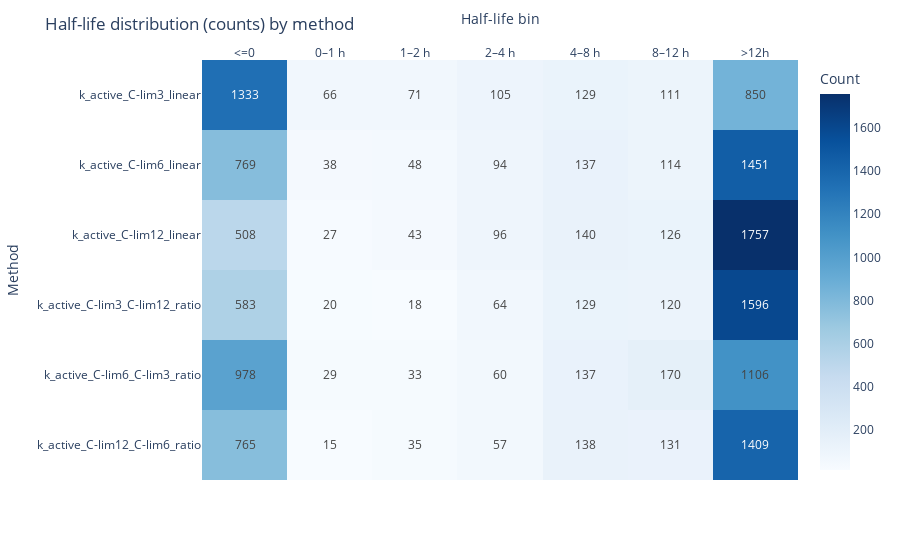

Notebook code for this chart:
### Code cell
fig, heat_df = half_life_heatmap(df_active_deg, METHOD_COLS, k_units="per_second")
fig.show()
fig.update_layout(
    plot_bgcolor='rgba(0, 0, 0, 0)',  # Transparent plot area background
    paper_bgcolor='rgba(0, 0, 0, 0)'
)
# fig.write_image("notebooks/Heena notebooks/Mia Protein Degradation/out/half_life_distribution.png", scale=5, height=400, width=1000)
heat_df['total_protein'] = heat_df.sum(axis=1)
print(heat_df)

### Figure 1 — Plotly figure (JSON) as saved in the notebook; plotly's stock layout.template omitted (floating-point values rounded to 4 significant figures)
{"data": [{"coloraxis": "coloraxis", "name": "0", "texttemplate": "%{z}", "x": ["<=0", "0–1 h", "1–2 h", "2–4 h", "4–8 h", "8–12 h", ">12h"], "y": ["k_active_C-lim3_linear", "k_active_C-lim6_linear", "k_active_C-lim12_linear", "k_active_C-lim3_C-lim12_ratio", "k_active_C-lim6_C-lim3_ratio", "k_active_C-lim12_C-lim6_ratio"], "z": [[1333, 66, 71, 105, 129, 111, 850], [769, 38, 48, 94, 137, 114, 1451], [508, 27, 43, 96, 140, 126, 1757], [583, 20, 18, 64, 129, 120, 1596], [978, 29, 33, 60, 137, 170, 1106], [765, 15, 35, 57, 138, 131, 1409]], "type": "heatmap", "xaxis": "x", "yaxis": "y", "hovertemplate": "Half-life bin: %{x}<br>Method: %{y}<br>Count: %{z}<extra></extra>"}], "layout": {"xaxis": {"anchor": "y", "domain": [0.0, 1.0], "title": {"text": "Half-life bin"}, "side": "top"}, "yaxis": {"anchor": "x", "domain": [0.0, 1.0], "autorange": "reversed", "title": {"text": "Method"}}, "coloraxis": {"colorbar": {"title": {"text": "Count"}}, "colorscale": [[0.0, "rgb(247,251,255)"], [0.125, "rgb(222,235,247)"], [0.25, "rgb(198,219,239)"], [0.375, "rgb(158,202,225)"], [0.5, "rgb(107,174,214)"], [0.625, "rgb(66,146,198)"], [0.75, "rgb(33,113,181)"], [0.875, "rgb(8,81,156)"], [1.0, "rgb(8,48,107)"]]}, "margin": {"t": 60}, "title": {"text": "Half-life distribution (counts) by method"}}}
